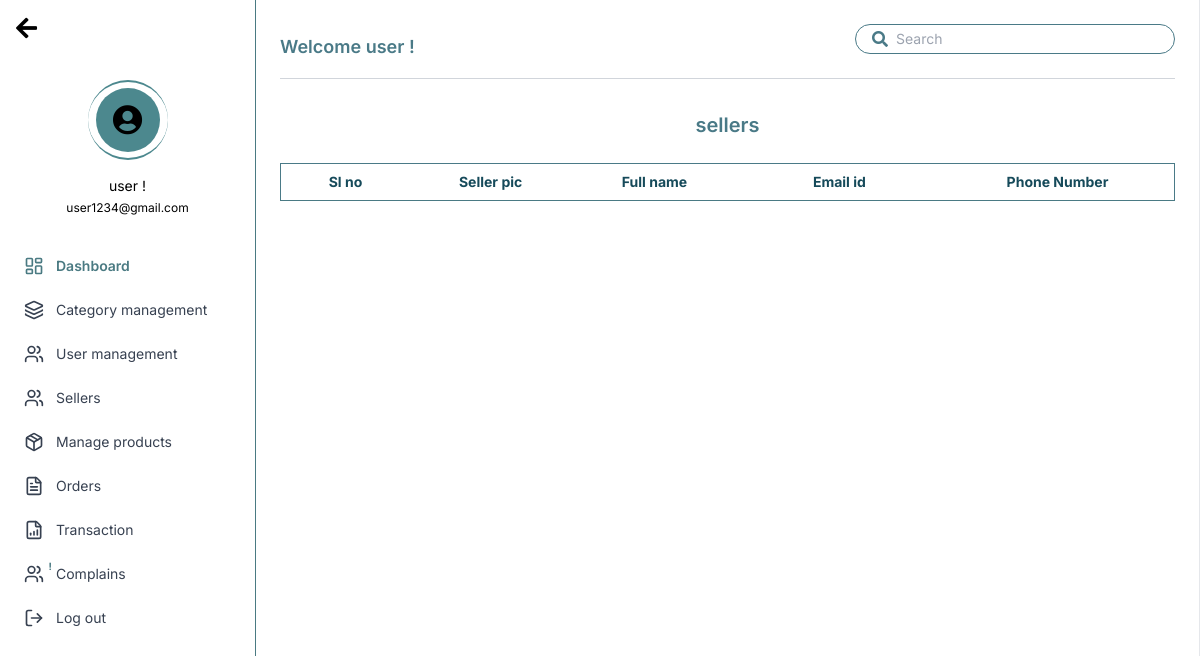
Before: /admin_panel/buyers/ with the older database file.
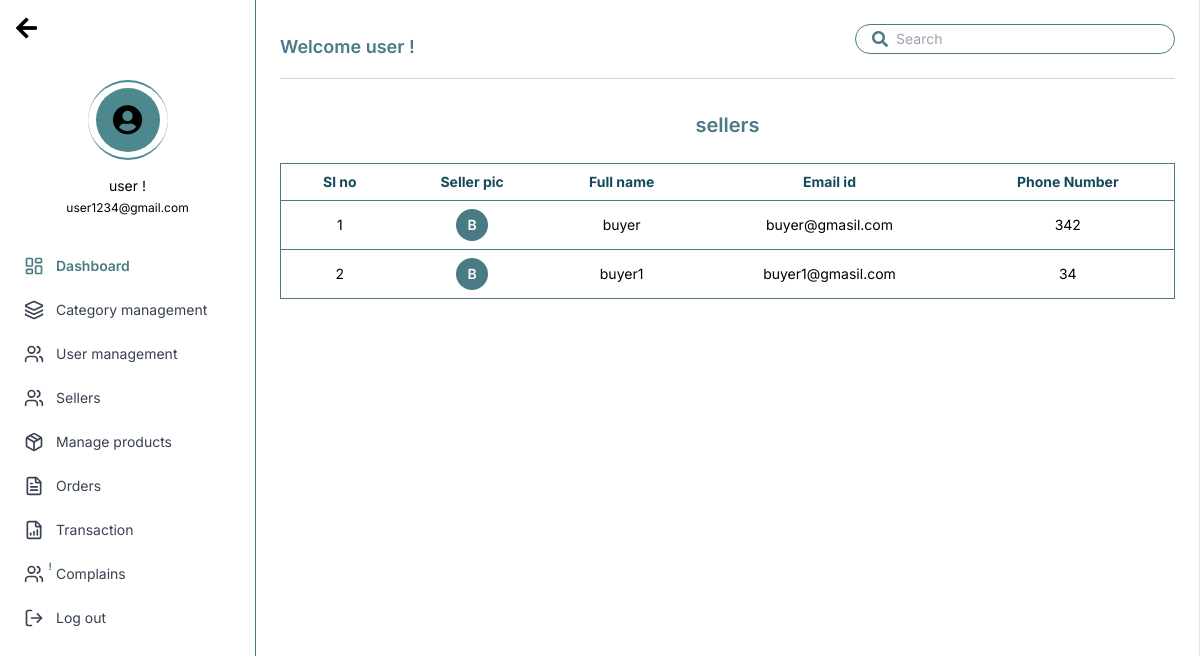
After: the same page with the newer database file.
### buyer/models.py (models this page shows, shortened)
class Buyer(models.Model):
    user = models.OneToOneField(User, on_delete=models.CASCADE, related_name='buyer_profile', null=True)
    phone_number = models.CharField(max_length=15)

### accounts/models.py (models this page shows)
class User(AbstractUser):
    USER_TYPE_CHOICES = (
        ('admin', 'Admin'),
        ('seller', 'Seller'),
        ('buyer', 'Buyer'),
    )
    user_type = models.CharField(max_length=20, choices=USER_TYPE_CHOICES, default='buyer')

### admin_panel/views.py (the view)
# urls.py: path('buyers/', views.buyers_list, name='buyers-list'),
def buyers_list(request):
    buyers = Buyer.objects.all()
    return render(request, 'admin_panel/buyers.html', {'buyers': buyers})

### admin_panel/templates/admin_panel/buyers.html (shortened to what this page needs)
{% extends 'admin_base.html' %}
{% block content %}
</aside>
<main class="flex-1 p-6">
  <header
    class="flex flex-col sm:flex-row justify-between items-center border-b border-gray-300 pb-2 mb-8"
  >
    <h1 class="text-[#4a7a87] font-semibold text-lg mb-3 sm:mb-0">
      Welcome user !
    </h1>
    <form class="w-full sm:w-80">
      <div
        class="flex items-center border border-[#4a7a87] rounded-full px-4 py-1 text-[#4a7a87]"
      >
        <i class="fas fa-search text-[#4a7a87]"></i>
        <input
          id="search"
          type="search"
          placeholder="Search"
          class="flex-grow bg-transparent outline-none text-sm ml-2"
        />
      </div>
    </form>
  </header>
  <section>
    <h2
      class="text-[#4a7a87] font-semibold text-xl text-center mb-6"
      style="text-transform: lowercase;"
    >
      sellers
    </h2>
    <div class="overflow-x-auto">
      <table
        class="min-w-full border border-[#4a7a87] rounded-lg text-sm text-left"
      >
        <thead>
          <tr class="text-[#164a5a] font-semibold text-center border-b border-[#4a7a84]">
            <th class="px-3 py-2 min-w-[70px]">Sl no</th>
            <th class="px-3 py-2 min-w-[60px]">Seller pic</th>
            <th class="px-3 py-2 min-w-[90px]">Full name</th>
            <th class="px-3 py-2 min-w-[110px]">Email id</th>
            <th class="px-3 py-2 min-w-[100px]">Phone Number</th>
          </tr>
        </thead>
<tbody class="text-black text-center">
    {% for buyer in buyers %}
      <tr class="border-b border-[#4a7a84]">
        <td class="px-3 py-2 font-normal">{{ forloop.counter }}</td>
        <td class="px-3 py-2 flex justify-center">
          <div class="w-8 h-8 rounded-full bg-[#4a7a84] text-white flex items-center justify-center font-semibold">
            {{ buyer.user.username|first|upper }}
          </div>
        </td>
        <td class="px-3 py-2 font-normal">{{ buyer.user.username }}</td>
        <td class="px-3 py-2 font-normal leading-snug">{{ buyer.user.email }}</td>
        <td class="px-3 py-2 font-normal">{{ buyer.phone_number }}</td>
      </tr>
    {% endfor %}
  </tbody>
</table>
</div>
</section>
</main>
</div>
  {% endblock content %}

### templates/admin_base.html (shortened to what this page needs)
<html lang="en">
<head>
    <script src="https://cdn.tailwindcss.com"></script>
    <link rel="stylesheet" href="https://cdnjs.cloudflare.com/ajax/libs/font-awesome/5.15.3/css/all.min.css" />
</head>
<body class="bg-white text-black">
    <div class="flex h-[100vh] border border-t-0 border-b-0 border-l-0 ">
        <aside class="w-64 flex flex-col border-r border-[#4a7a82]">
            <div class="flex items-center justify-start px-4 py-4 "> <button aria-label="Back"
                    class="text-black text-2xl font-bold"> <i class="fas fa-arrow-left"></i> </button> </div>
            <div class="flex flex-col items-center py-6 relative">
                <div class="relative w-20 h-20 mx-auto">
                    <div class="absolute inset-0 flex items-center justify-center">
                      <div class="w-16 h-16 rounded-full bg-[#4C888E] flex items-center justify-center">
                        <i class="fas fa-user-circle text-black text-3xl"></i>
                      </div>
                    </div>
                  </div>
                <p class="mt-4 text-center text-sm">user !</p>
                <p class="text-center text-xs mt-1">user1234@gmail.com</p>
            </div>
<nav class="flex flex-col px-6 py-4 space-y-6 text-sm font-normal text-gray-700">
  <a href="{% url 'admin_dashboard' %}" class="flex items-center space-x-3 font-semibold text-[#4a7a82]">
    <i data-lucide="layout-dashboard" class="w-5 h-5"></i>
    <span>Dashboard</span>
  </a>
  <a href="{% url 'add_category' %}" class="flex items-center space-x-3 hover:text-[#4a7a82]">
    <i data-lucide="layers" class="w-5 h-5"></i>
    <span>Category management</span>
  </a>
  <a href="{% url 'buyers-list' %}" class="flex items-center space-x-3 hover:text-[#4a7a82]">
    <i data-lucide="users" class="w-5 h-5"></i>
    <span>User management</span>
  </a>
  <a href="{% url 'sellers-list' %}" class="flex items-center space-x-3 hover:text-[#4a7a82]">
    <i data-lucide="users" class="w-5 h-5"></i>
    <span>Sellers</span>
  </a>
  <a href="#" class="flex items-center space-x-3 hover:text-[#4a7a82]">
    <i data-lucide="package" class="w-5 h-5"></i>
    <span>Manage products</span>
  </a>
  <a href="#" class="flex items-center space-x-3 hover:text-[#4a7a82]">
    <i data-lucide="file-text" class="w-5 h-5"></i>
    <span>Orders</span>
  </a>
  <a href="#" class="flex items-center space-x-3 hover:text-[#4a7a82]">
    <i data-lucide="file-bar-chart" class="w-5 h-5"></i>
    <span>Transaction</span>
  </a>
  <a href="#" class="flex items-center space-x-3 relative hover:text-[#4a7a82]">
    <div class="relative">
      <i data-lucide="users" class="w-5 h-5"></i>
      <span class="absolute -top-2 -right-2 text-[10px] bg-white text-[#4a7a82] font-bold">!</span>
    </div>
    <span>Complains</span>
  </a>
  <a href="{% url 'logout' %}" class="flex items-center space-x-3 hover:text-[#4a7a82]">
    <i data-lucide="log-out" class="w-5 h-5"></i>
    <span>Log out</span>
  </a>
</nav>
{% block content %}
{% endblock %}
</body>
</html>

### templates/admin_base.html (style rules this page uses)
body { font-family: "Inter", sans-serif; }

Changed rows visible on the page:
added Buyer: user.username|first "B", user.username "buyer", user.email "buyer@gmasil.com", phone_number "342"
added Buyer: user.username|first "B", user.username "buyer1", user.email "buyer1@gmasil.com", phone_number "34"
